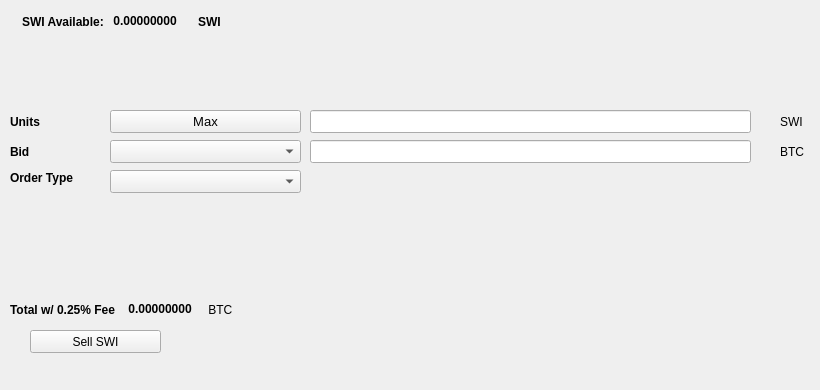
   <widget class="QWidget" name="SellTab">
    <attribute name="title">
     <string>Sell</string>
    </attribute>
    <widget class="QLabel" name="label_16">
     <property name="geometry">
      <rect>
       <x>780</x>
       <y>140</y>
       <width>31</width>
       <height>23</height>
      </rect>
     </property>
     <property name="text">
      <string>BTC</string>
     </property>
    </widget>
    <widget class="QComboBox" name="SellBidcomboBox">
     <property name="geometry">
      <rect>
       <x>110</x>
       <y>140</y>
       <width>191</width>
       <height>23</height>
      </rect>
     </property>
     <property name="font">
      <font>
       <pointsize>10</pointsize>
      </font>
     </property>
    </widget>
    <widget class="QLabel" name="label_18">
     <property name="geometry">
      <rect>
       <x>10</x>
       <y>110</y>
       <width>46</width>
       <height>23</height>
      </rect>
     </property>
     <property name="font">
      <font>
       <weight>75</weight>
       <bold>true</bold>
      </font>
     </property>
     <property name="text">
      <string>Units</string>
     </property>
    </widget>
    <widget class="QPushButton" name="Sell_Max_Amount">
     <property name="geometry">
      <rect>
       <x>110</x>
       <y>110</y>
       <width>191</width>
       <height>23</height>
      </rect>
     </property>
     <property name="font">
      <font>
       <pointsize>10</pointsize>
      </font>
     </property>
     <property name="text">
      <string>Max</string>
     </property>
    </widget>
    <widget class="QLabel" name="label_20">
     <property name="geometry">
      <rect>
       <x>10</x>
       <y>170</y>
       <width>91</width>
       <height>16</height>
      </rect>
     </property>
     <property name="font">
      <font>
       <weight>75</weight>
       <bold>true</bold>
      </font>
     </property>
     <property name="text">
      <string>Order Type</string>
     </property>
    </widget>
    <widget class="QComboBox" name="SellOrdertypeCombo">
     <property name="geometry">
      <rect>
       <x>110</x>
       <y>170</y>
       <width>191</width>
       <height>23</height>
      </rect>
     </property>
     <property name="font">
      <font>
       <pointsize>10</pointsize>
      </font>
     </property>
    </widget>
    <widget class="QLabel" name="label_21">
     <property name="geometry">
      <rect>
       <x>10</x>
       <y>140</y>
       <width>46</width>
       <height>23</height>
      </rect>
     </property>
     <property name="font">
      <font>
       <weight>75</weight>
       <bold>true</bold>
      </font>
     </property>
     <property name="text">
      <string>Bid</string>
     </property>
    </widget>
    <widget class="QLabel" name="label_22">
     <property name="geometry">
      <rect>
       <x>780</x>
       <y>110</y>
       <width>31</width>
       <height>23</height>
      </rect>
     </property>
     <property name="text">
      <string>SWI</string>
     </property>
    </widget>
    <widget class="QLineEdit" name="UnitsInputSWI">
     <property name="geometry">
      <rect>
       <x>310</x>
       <y>110</y>
       <width>441</width>
       <height>23</height>
      </rect>
     </property>
     <property name="font">
      <font>
       <pointsize>9</pointsize>
       <weight>75</weight>
       <bold>true</bold>
      </font>
     </property>
    </widget>
    <widget class="QLineEdit" name="SellBidPriceEdit">
     <property name="geometry">
      <rect>
       <x>310</x>
       <y>140</y>
       <width>441</width>
       <height>23</height>
      </rect>
     </property>
     <property name="font">
      <font>
       <pointsize>9</pointsize>
       <weight>75</weight>
       <bold>true</bold>
      </font>
     </property>
    </widget>
    <widget class="QPushButton" name="SellSWIBTN">
     <property name="geometry">
      <rect>
       <x>30</x>
       <y>330</y>
       <width>131</width>
       <height>23</height>
      </rect>
     </property>
     <property name="text">
      <string>Sell SWI</string>
     </property>
     <property name="icon">
      <iconset resource="../swi">
       <normaloff>:/icons/bitcoin</normaloff>:/icons/bitcoin</iconset>
     </property>
    </widget>
    <widget class="QWidget" name="layoutWidget3">
     <property name="geometry">
      <rect>
       <x>22</x>
       <y>12</y>
       <width>258</width>
       <height>19</height>
      </rect>
     </property>
     <layout class="QHBoxLayout" name="horizontalLayout">
      <item>
       <widget class="QLabel" name="label232_2">
        <property name="font">
         <font>
          <weight>75</weight>
          <bold>true</bold>
         </font>
        </property>
        <property name="text">
         <string>SWI Available:</string>
        </property>
       </widget>
      </item>
      <item>
       <widget class="QLabel" name="SWIAvailableLabel">
        <property name="palette">
         <palette>
          <active>
           <colorrole role="WindowText">
            <brush brushstyle="SolidPattern">
             <color alpha="255">
              <red>0</red>
              <green>0</green>
              <blue>0</blue>
             </color>
            </brush>
           </colorrole>
           <colorrole role="Button">
            <brush brushstyle="SolidPattern">
             <color alpha="255">
              <red>0</red>
              <green>170</green>
              <blue>0</blue>
             </color>
            </brush>
           </colorrole>
           <colorrole role="Light">
            <brush brushstyle="SolidPattern">
             <color alpha="255">
              <red>0</red>
              <green>255</green>
              <blue>0</blue>
             </color>
            </brush>
           </colorrole>
           <colorrole role="Midlight">
            <brush brushstyle="SolidPattern">
             <color alpha="255">
              <red>0</red>
              <green>212</green>
              <blue>0</blue>
             </color>
            </brush>
           </colorrole>
           <colorrole role="Dark">
            <brush brushstyle="SolidPattern">
             <color alpha="255">
              <red>0</red>
              <green>85</green>
              <blue>0</blue>
             </color>
            </brush>
           </colorrole>
           <colorrole role="Mid">
            <brush brushstyle="SolidPattern">
             <color alpha="255">
              <red>0</red>
              <green>113</green>
              <blue>0</blue>
             </color>
            </brush>
           </colorrole>
           <colorrole role="Text">
            <brush brushstyle="SolidPattern">
             <color alpha="255">
              <red>0</red>
              <green>170</green>
              <blue>0</blue>
             </color>
            </brush>
           </colorrole>
           <colorrole role="BrightText">
            <brush brushstyle="SolidPattern">
             <color alpha="255">
              <red>255</red>
              <green>255</green>
              <blue>255</blue>
             </color>
            </brush>
           </colorrole>
           <colorrole role="ButtonText">
            <brush brushstyle="SolidPattern">
             <color alpha="255">
              <red>0</red>
              <green>0</green>
              <blue>0</blue>
             </color>
            </brush>
           </colorrole>
           <colorrole role="Base">
            <brush brushstyle="SolidPattern">
             <color alpha="255">
              <red>255</red>
              <green>255</green>
              <blue>255</blue>
             </color>
            </brush>
           </colorrole>
           <colorrole role="Window">
            <brush brushstyle="SolidPattern">
             <color alpha="255">
              <red>0</red>
              <green>170</green>
              <blue>0</blue>
             </color>
            </brush>
           </colorrole>
           <colorrole role="Shadow">
            <brush brushstyle="SolidPattern">
             <color alpha="255">
              <red>0</red>
              <green>0</green>
              <blue>0</blue>
             </color>
            </brush>
           </colorrole>
           <colorrole role="AlternateBase">
            <brush brushstyle="SolidPattern">
             <color alpha="255">
              <red>127</red>
              <green>212</green>
              <blue>127</blue>
             </color>
            </brush>
           </colorrole>
           <colorrole role="ToolTipBase">
            <brush brushstyle="SolidPattern">
             <color alpha="255">
              <red>255</red>
              <green>255</green>
              <blue>220</blue>
             </color>
            </brush>
           </colorrole>
           <colorrole role="ToolTipText">
            <brush brushstyle="SolidPattern">
             <color alpha="255">
              <red>0</red>
              <green>0</green>
              <blue>0</blue>
             </color>
            </brush>
           </colorrole>
          </active>
          <inactive>
           <colorrole role="WindowText">
            <brush brushstyle="SolidPattern">
             <color alpha="255">
              <red>0</red>
              <green>0</green>
              <blue>0</blue>
             </color>
            </brush>
           </colorrole>
           <colorrole role="Button">
            <brush brushstyle="SolidPattern">
             <color alpha="255">
              <red>0</red>
              <green>170</green>
              <blue>0</blue>
             </color>
            </brush>
           </colorrole>
           <colorrole role="Light">
            <brush brushstyle="SolidPattern">
             <color alpha="255">
              <red>0</red>
              <green>255</green>
              <blue>0</blue>
             </color>
            </brush>
           </colorrole>
           <colorrole role="Midlight">
            <brush brushstyle="SolidPattern">
             <color alpha="255">
              <red>0</red>
              <green>212</green>
              <blue>0</blue>
             </color>
            </brush>
           </colorrole>
           <colorrole role="Dark">
            <brush brushstyle="SolidPattern">
             <color alpha="255">
              <red>0</red>
              <green>85</green>
              <blue>0</blue>
             </color>
            </brush>
           </colorrole>
           <colorrole role="Mid">
            <brush brushstyle="SolidPattern">
             <color alpha="255">
              <red>0</red>
              <green>113</green>
              <blue>0</blue>
             </color>
            </brush>
           </colorrole>
           <colorrole role="Text">
            <brush brushstyle="SolidPattern">
             <color alpha="255">
              <red>0</red>
              <green>170</green>
              <blue>0</blue>
             </color>
            </brush>
           </colorrole>
           <colorrole role="BrightText">
            <brush brushstyle="SolidPattern">
             <color alpha="255">
              <red>255</red>
              <green>255</green>
              <blue>255</blue>
             </color>
            </brush>
           </colorrole>
           <colorrole role="ButtonText">
            <brush brushstyle="SolidPattern">
             <color alpha="255">
              <red>0</red>
              <green>0</green>
              <blue>0</blue>
             </color>
            </brush>
           </colorrole>
           <colorrole role="Base">
            <brush brushstyle="SolidPattern">
             <color alpha="255">
              <red>255</red>
              <green>255</green>
              <blue>255</blue>
             </color>
            </brush>
           </colorrole>
           <colorrole role="Window">
            <brush brushstyle="SolidPattern">
             <color alpha="255">
              <red>0</red>
              <green>170</green>
              <blue>0</blue>
             </color>
            </brush>
           </colorrole>
           <colorrole role="Shadow">
            <brush brushstyle="SolidPattern">
             <color alpha="255">
              <red>0</red>
              <green>0</green>
              <blue>0</blue>
             </color>
            </brush>
           </colorrole>
           <colorrole role="AlternateBase">
            <brush brushstyle="SolidPattern">
             <color alpha="255">
              <red>127</red>
              <green>212</green>
              <blue>127</blue>
             </color>
            </brush>
           </colorrole>
           <colorrole role="ToolTipBase">
            <brush brushstyle="SolidPattern">
             <color alpha="255">
              <red>255</red>
              <green>255</green>
              <blue>220</blue>
             </color>
            </brush>
           </colorrole>
           <colorrole role="ToolTipText">
            <brush brushstyle="SolidPattern">
             <color alpha="255">
              <red>0</red>
              <green>0</green>
              <blue>0</blue>
             </color>
            </brush>
           </colorrole>
          </inactive>
          <disabled>
           <colorrole role="WindowText">
            <brush brushstyle="SolidPattern">
             <color alpha="255">
              <red>0</red>
              <green>85</green>
              <blue>0</blue>
             </color>
            </brush>
           </colorrole>
           <colorrole role="Button">
            <brush brushstyle="SolidPattern">
             <color alpha="255">
              <red>0</red>
              <green>170</green>
              <blue>0</blue>
             </color>
            </brush>
           </colorrole>
           <colorrole role="Light">
            <brush brushstyle="SolidPattern">
             <color alpha="255">
              <red>0</red>
              <green>255</green>
              <blue>0</blue>
             </color>
            </brush>
           </colorrole>
           <colorrole role="Midlight">
            <brush brushstyle="SolidPattern">
             <color alpha="255">
              <red>0</red>
              <green>212</green>
              <blue>0</blue>
             </color>
            </brush>
           </colorrole>
           <colorrole role="Dark">
            <brush brushstyle="SolidPattern">
             <color alpha="255">
              <red>0</red>
              <green>85</green>
              <blue>0</blue>
             </color>
            </brush>
           </colorrole>
           <colorrole role="Mid">
            <brush brushstyle="SolidPattern">
             <color alpha="255">
              <red>0</red>
              <green>113</green>
              <blue>0</blue>
             </color>
            </brush>
           </colorrole>
           <colorrole role="Text">
            <brush brushstyle="SolidPattern">
             <color alpha="255">
              <red>0</red>
              <green>85</green>
              <blue>0</blue>
             </color>
            </brush>
           </colorrole>
           <colorrole role="BrightText">
            <brush brushstyle="SolidPattern">
             <color alpha="255">
              <red>255</red>
              <green>255</green>
              <blue>255</blue>
             </color>
            </brush>
           </colorrole>
           <colorrole role="ButtonText">
            <brush brushstyle="SolidPattern">
             <color alpha="255">
              <red>0</red>
              <green>85</green>
              <blue>0</blue>
             </color>
            </brush>
           </colorrole>
           <colorrole role="Base">
            <brush brushstyle="SolidPattern">
             <color alpha="255">
              <red>0</red>
              <green>170</green>
              <blue>0</blue>
             </color>
            </brush>
           </colorrole>
           <colorrole role="Window">
            <brush brushstyle="SolidPattern">
             <color alpha="255">
              <red>0</red>
              <green>170</green>
              <blue>0</blue>
             </color>
            </brush>
           </colorrole>
           <colorrole role="Shadow">
            <brush brushstyle="SolidPattern">
             <color alpha="255">
              <red>0</red>
              <green>0</green>
              <blue>0</blue>
             </color>
            </brush>
           </colorrole>
           <colorrole role="AlternateBase">
            <brush brushstyle="SolidPattern">
             <color alpha="255">
              <red>0</red>
              <green>170</green>
              <blue>0</blue>
             </color>
            </brush>
           </colorrole>
           <colorrole role="ToolTipBase">
            <brush brushstyle="SolidPattern">
             <color alpha="255">
              <red>255</red>
              <green>255</green>
              <blue>220</blue>
             </color>
            </brush>
           </colorrole>
           <colorrole role="ToolTipText">
            <brush brushstyle="SolidPattern">
             <color alpha="255">
              <red>0</red>
              <green>0</green>
              <blue>0</blue>
             </color>
            </brush>
           </colorrole>
          </disabled>
         </palette>
        </property>
        <property name="font">
         <font>
          <weight>75</weight>
          <bold>true</bold>
         </font>
        </property>
        <property name="text">
         <string> 0.00000000 </string>
        </property>
        <property name="textInteractionFlags">
         <set>Qt::LinksAccessibleByMouse|Qt::TextSelectableByKeyboard|Qt::TextSelectableByMouse</set>
        </property>
       </widget>
      </item>
      <item>
       <widget class="QLabel" name="labelSWI">
        <property name="font">
         <font>
          <weight>75</weight>
          <bold>true</bold>
         </font>
        </property>
        <property name="text">
         <string>SWI</string>
        </property>
       </widget>
      </item>
     </layout>
    </widget>
    <widget class="QWidget" name="layoutWidget">
     <property name="geometry">
      <rect>
       <x>10</x>
       <y>300</y>
       <width>268</width>
       <height>19</height>
      </rect>
     </property>
     <layout class="QHBoxLayout" name="horizontalLayout_2">
      <item>
       <widget class="QLabel" name="label_19">
        <property name="font">
         <font>
          <weight>75</weight>
          <bold>true</bold>
         </font>
        </property>
        <property name="text">
         <string>Total w/ 0.25% Fee </string>
        </property>
       </widget>
      </item>
      <item>
       <widget class="QLabel" name="SellCostLabel">
        <property name="palette">
         <palette>
          <active>
           <colorrole role="WindowText">
            <brush brushstyle="SolidPattern">
             <color alpha="255">
              <red>0</red>
              <green>0</green>
              <blue>0</blue>
             </color>
            </brush>
           </colorrole>
           <colorrole role="Button">
            <brush brushstyle="SolidPattern">
             <color alpha="255">
              <red>0</red>
              <green>170</green>
              <blue>0</blue>
             </color>
            </brush>
           </colorrole>
           <colorrole role="Light">
            <brush brushstyle="SolidPattern">
             <color alpha="255">
              <red>0</red>
              <green>255</green>
              <blue>0</blue>
             </color>
            </brush>
           </colorrole>
           <colorrole role="Midlight">
            <brush brushstyle="SolidPattern">
             <color alpha="255">
              <red>0</red>
              <green>212</green>
              <blue>0</blue>
             </color>
            </brush>
           </colorrole>
           <colorrole role="Dark">
            <brush brushstyle="SolidPattern">
             <color alpha="255">
              <red>0</red>
              <green>85</green>
              <blue>0</blue>
             </color>
            </brush>
           </colorrole>
           <colorrole role="Mid">
            <brush brushstyle="SolidPattern">
             <color alpha="255">
              <red>0</red>
              <green>113</green>
              <blue>0</blue>
             </color>
            </brush>
           </colorrole>
           <colorrole role="Text">
            <brush brushstyle="SolidPattern">
             <color alpha="255">
              <red>0</red>
              <green>170</green>
              <blue>0</blue>
             </color>
            </brush>
           </colorrole>
           <colorrole role="BrightText">
            <brush brushstyle="SolidPattern">
             <color alpha="255">
              <red>255</red>
              <green>255</green>
              <blue>255</blue>
             </color>
            </brush>
           </colorrole>
           <colorrole role="ButtonText">
            <brush brushstyle="SolidPattern">
             <color alpha="255">
              <red>0</red>
              <green>0</green>
              <blue>0</blue>
             </color>
            </brush>
           </colorrole>
           <colorrole role="Base">
            <brush brushstyle="SolidPattern">
             <color alpha="255">
              <red>255</red>
              <green>255</green>
              <blue>255</blue>
             </color>
            </brush>
           </colorrole>
           <colorrole role="Window">
            <brush brushstyle="SolidPattern">
             <color alpha="255">
              <red>0</red>
              <green>170</green>
              <blue>0</blue>
             </color>
            </brush>
           </colorrole>
           <colorrole role="Shadow">
            <brush brushstyle="SolidPattern">
             <color alpha="255">
              <red>0</red>
              <green>0</green>
              <blue>0</blue>
             </color>
            </brush>
           </colorrole>
           <colorrole role="AlternateBase">
            <brush brushstyle="SolidPattern">
             <color alpha="255">
              <red>127</red>
              <green>212</green>
              <blue>127</blue>
             </color>
            </brush>
           </colorrole>
           <colorrole role="ToolTipBase">
            <brush brushstyle="SolidPattern">
             <color alpha="255">
              <red>255</red>
              <green>255</green>
              <blue>220</blue>
             </color>
            </brush>
           </colorrole>
           <colorrole role="ToolTipText">
            <brush brushstyle="SolidPattern">
             <color alpha="255">
              <red>0</red>
              <green>0</green>
              <blue>0</blue>
             </color>
            </brush>
           </colorrole>
          </active>
          <inactive>
           <colorrole role="WindowText">
            <brush brushstyle="SolidPattern">
             <color alpha="255">
              <red>0</red>
              <green>0</green>
              <blue>0</blue>
             </color>
            </brush>
           </colorrole>
           <colorrole role="Button">
            <brush brushstyle="SolidPattern">
             <color alpha="255">
              <red>0</red>
              <green>170</green>
              <blue>0</blue>
             </color>
            </brush>
           </colorrole>
           <colorrole role="Light">
            <brush brushstyle="SolidPattern">
             <color alpha="255">
              <red>0</red>
              <green>255</green>
              <blue>0</blue>
             </color>
            </brush>
           </colorrole>
           <colorrole role="Midlight">
            <brush brushstyle="SolidPattern">
             <color alpha="255">
              <red>0</red>
              <green>212</green>
              <blue>0</blue>
             </color>
            </brush>
           </colorrole>
           <colorrole role="Dark">
            <brush brushstyle="SolidPattern">
             <color alpha="255">
              <red>0</red>
              <green>85</green>
              <blue>0</blue>
             </color>
            </brush>
           </colorrole>
           <colorrole role="Mid">
            <brush brushstyle="SolidPattern">
             <color alpha="255">
              <red>0</red>
              <green>113</green>
              <blue>0</blue>
             </color>
            </brush>
           </colorrole>
           <colorrole role="Text">
            <brush brushstyle="SolidPattern">
             <color alpha="255">
              <red>0</red>
              <green>170</green>
              <blue>0</blue>
             </color>
            </brush>
           </colorrole>
           <colorrole role="BrightText">
            <brush brushstyle="SolidPattern">
             <color alpha="255">
              <red>255</red>
              <green>255</green>
              <blue>255</blue>
             </color>
            </brush>
           </colorrole>
           <colorrole role="ButtonText">
            <brush brushstyle="SolidPattern">
             <color alpha="255">
              <red>0</red>
              <green>0</green>
              <blue>0</blue>
             </color>
            </brush>
           </colorrole>
           <colorrole role="Base">
            <brush brushstyle="SolidPattern">
             <color alpha="255">
              <red>255</red>
              <green>255</green>
              <blue>255</blue>
             </color>
            </brush>
           </colorrole>
           <colorrole role="Window">
            <brush brushstyle="SolidPattern">
             <color alpha="255">
              <red>0</red>
              <green>170</green>
              <blue>0</blue>
             </color>
            </brush>
           </colorrole>
           <colorrole role="Shadow">
            <brush brushstyle="SolidPattern">
             <color alpha="255">
              <red>0</red>
              <green>0</green>
              <blue>0</blue>
             </color>
            </brush>
           </colorrole>
           <colorrole role="AlternateBase">
            <brush brushstyle="SolidPattern">
             <color alpha="255">
              <red>127</red>
              <green>212</green>
              <blue>127</blue>
             </color>
            </brush>
           </colorrole>
           <colorrole role="ToolTipBase">
            <brush brushstyle="SolidPattern">
             <color alpha="255">
              <red>255</red>
              <green>255</green>
              <blue>220</blue>
             </color>
            </brush>
           </colorrole>
           <colorrole role="ToolTipText">
            <brush brushstyle="SolidPattern">
             <color alpha="255">
              <red>0</red>
              <green>0</green>
              <blue>0</blue>
             </color>
            </brush>
           </colorrole>
          </inactive>
          <disabled>
           <colorrole role="WindowText">
            <brush brushstyle="SolidPattern">
             <color alpha="255">
              <red>0</red>
              <green>85</green>
              <blue>0</blue>
             </color>
            </brush>
           </colorrole>
           <colorrole role="Button">
            <brush brushstyle="SolidPattern">
             <color alpha="255">
              <red>0</red>
              <green>170</green>
              <blue>0</blue>
             </color>
            </brush>
           </colorrole>
           <colorrole role="Light">
            <brush brushstyle="SolidPattern">
             <color alpha="255">
              <red>0</red>
              <green>255</green>
              <blue>0</blue>
             </color>
            </brush>
           </colorrole>
           <colorrole role="Midlight">
            <brush brushstyle="SolidPattern">
             <color alpha="255">
              <red>0</red>
              <green>212</green>
              <blue>0</blue>
             </color>
            </brush>
           </colorrole>
           <colorrole role="Dark">
            <brush brushstyle="SolidPattern">
             <color alpha="255">
              <red>0</red>
              <green>85</green>
              <blue>0</blue>
             </color>
            </brush>
           </colorrole>
           <colorrole role="Mid">
            <brush brushstyle="SolidPattern">
             <color alpha="255">
              <red>0</red>
              <green>113</green>
              <blue>0</blue>
             </color>
            </brush>
           </colorrole>
           <colorrole role="Text">
            <brush brushstyle="SolidPattern">
             <color alpha="255">
              <red>0</red>
              <green>85</green>
              <blue>0</blue>
             </color>
            </brush>
           </colorrole>
           <colorrole role="BrightText">
            <brush brushstyle="SolidPattern">
             <color alpha="255">
              <red>255</red>
              <green>255</green>
              <blue>255</blue>
             </color>
            </brush>
           </colorrole>
           <colorrole role="ButtonText">
            <brush brushstyle="SolidPattern">
             <color alpha="255">
              <red>0</red>
              <green>85</green>
              <blue>0</blue>
             </color>
            </brush>
           </colorrole>
           <colorrole role="Base">
            <brush brushstyle="SolidPattern">
             <color alpha="255">
              <red>0</red>
              <green>170</green>
              <blue>0</blue>
             </color>
            </brush>
           </colorrole>
           <colorrole role="Window">
            <brush brushstyle="SolidPattern">
             <color alpha="255">
              <red>0</red>
              <green>170</green>
              <blue>0</blue>
             </color>
            </brush>
           </colorrole>
           <colorrole role="Shadow">
            <brush brushstyle="SolidPattern">
             <color alpha="255">
              <red>0</red>
              <green>0</green>
              <blue>0</blue>
             </color>
            </brush>
           </colorrole>
           <colorrole role="AlternateBase">
            <brush brushstyle="SolidPattern">
             <color alpha="255">
              <red>0</red>
              <green>170</green>
              <blue>0</blue>
             </color>
            </brush>
           </colorrole>
           <colorrole role="ToolTipBase">
            <brush brushstyle="SolidPattern">
             <color alpha="255">
              <red>255</red>
              <green>255</green>
              <blue>220</blue>
             </color>
            </brush>
           </colorrole>
           <colorrole role="ToolTipText">
            <brush brushstyle="SolidPattern">
             <color alpha="255">
              <red>0</red>
              <green>0</green>
              <blue>0</blue>
             </color>
            </brush>
           </colorrole>
          </disabled>
         </palette>
        </property>
        <property name="font">
         <font>
          <weight>75</weight>
          <bold>true</bold>
         </font>
        </property>
        <property name="autoFillBackground">
         <bool>false</bool>
        </property>
        <property name="text">
         <string> 0.00000000</string>
        </property>
        <property name="textInteractionFlags">
         <set>Qt::LinksAccessibleByMouse|Qt::TextSelectableByMouse</set>
        </property>
       </widget>
      </item>
      <item>
       <widget class="QLabel" name="label_17">
        <property name="font">
         <font>
          <weight>50</weight>
          <bold>false</bold>
         </font>
        </property>
        <property name="text">
         <string> BTC</string>
        </property>
       </widget>
      </item>
     </layout>
    </widget>
    <widget class="QLabel" name="label_23">
     <property name="geometry">
      <rect>
       <x>460</x>
       <y>300</y>
       <width>281</width>
       <height>81</height>
      </rect>
     </property>
     <property name="text">
      <string/>
     </property>
     <property name="pixmap">
      <pixmap>:/images/bittrex</pixmap>
     </property>
    </widget>
   </widget>
